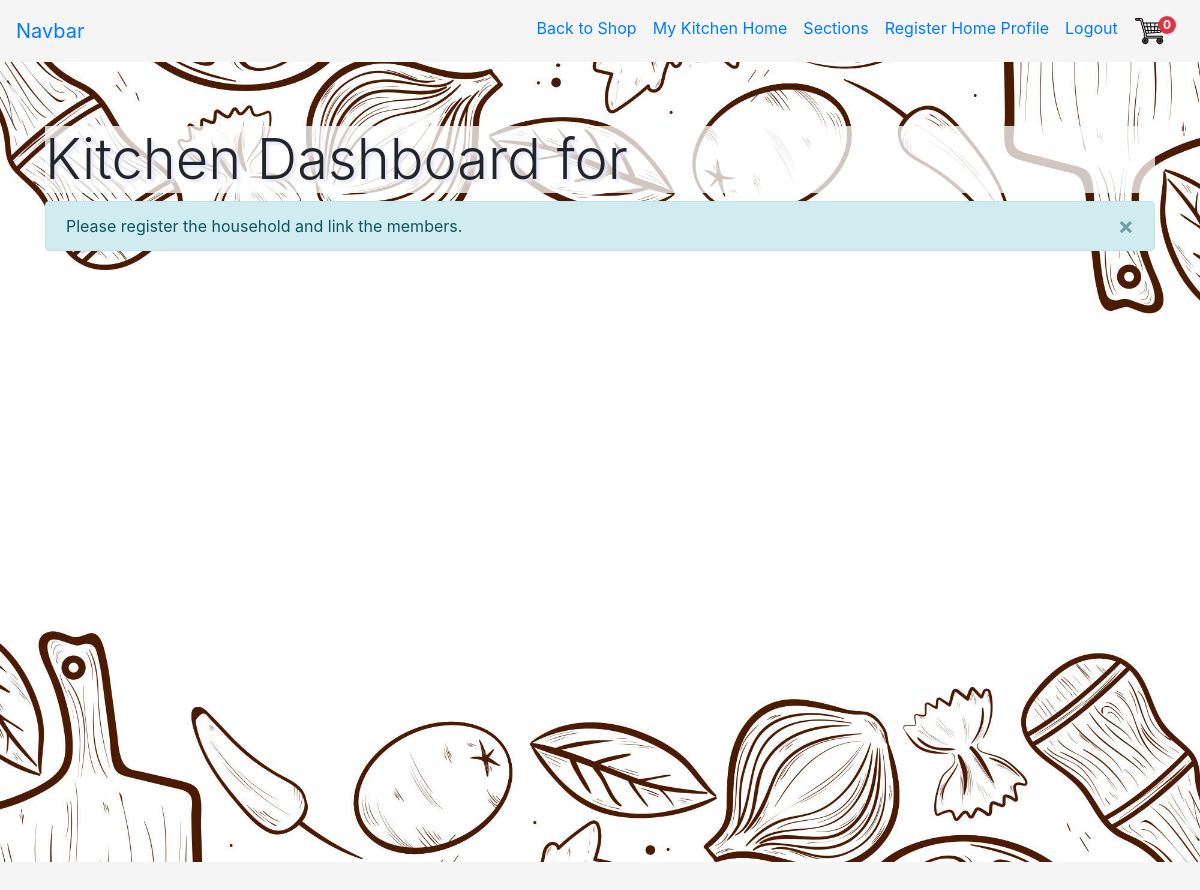
Page /mykitchen/ (signed in) on the earlier database version.
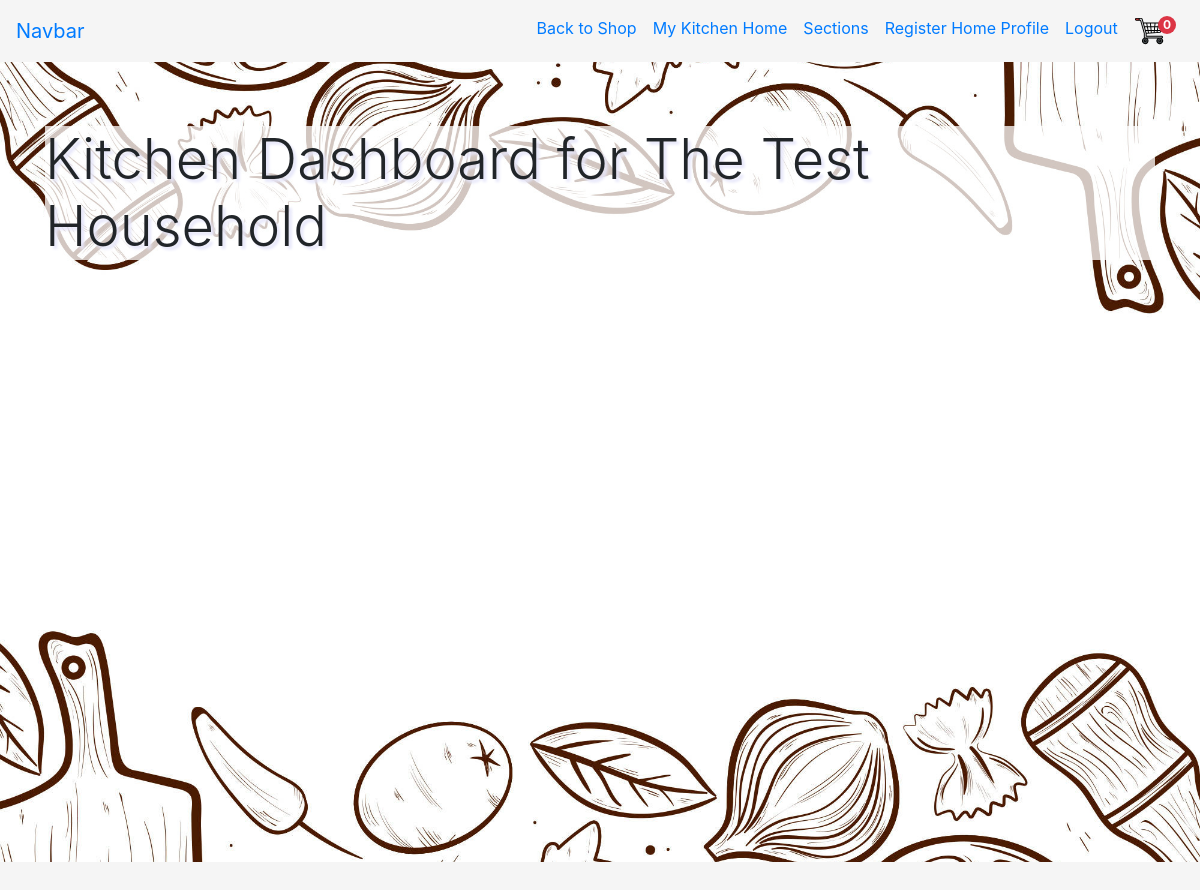
Same page on the later database version.
### mykitchen/models.py (models this page shows, shortened)
class Household(models.Model):
    name = models.CharField(blank=False, max_length=50,
                            help_text='Name to identify your household')
    owner = models.ForeignKey(User,
                              blank=False,
                              on_delete=models.SET(get_sentinel_user))

### mykitchen/views.py (the view)
# urls.py: path('', mykitchen.views.index,
@login_required
def index(request):
    user = request.user
    try:
        member = Member.objects.get(user=user)
    except Member.DoesNotExist:
        member = None
    try:
        household = Household.objects.get(owner=user)
    except Household.DoesNotExist:
        household = None
    if member:
        household = member.household
    if household is None:
        household = ""
        messages.info(
                request,
                "Please register the household and link the members."
        )
    return render(request, 'mykitchen/mykitchen_index.template.html', {
        'household': household
    })

### cart/contexts.py (called while the page is built)
def cart_contents(request):
    cart = request.session.get("shopping_cart", {})
    return {
        'shopping_cart': cart,
        'item_count': len(cart)
}

### mykitchen/templates/mykitchen/mykitchen_index.template.html (shortened to what this page needs)
{% extends 'base_kitchen.template.html' %}
{%load static%}
{%block hero%}
<div class="jumbotron jumbotron-fluid kitchen">
  <div class="container">
    <h3 class="display-4 title-background">Kitchen Dashboard for {{household.name}}</h3>
    {% if messages %}
    <div class="alert alert-info alert-dismissible fade show" role="alert">
        <div>
            {% for message in messages %}
            {{ message }}
            {% endfor %}
        </div>
        <button type="button" class="close" data-dismiss="alert" aria-label="Close">
        <span aria-hidden="true">&times;</span>
         </button>
    </div>
{% endif %}
  </div>
</div>
{% endblock %}

Differences in the rows shown:
added Household: name "The Test Household"
Other differences:
list line gone: "Please register the household and link the members."
